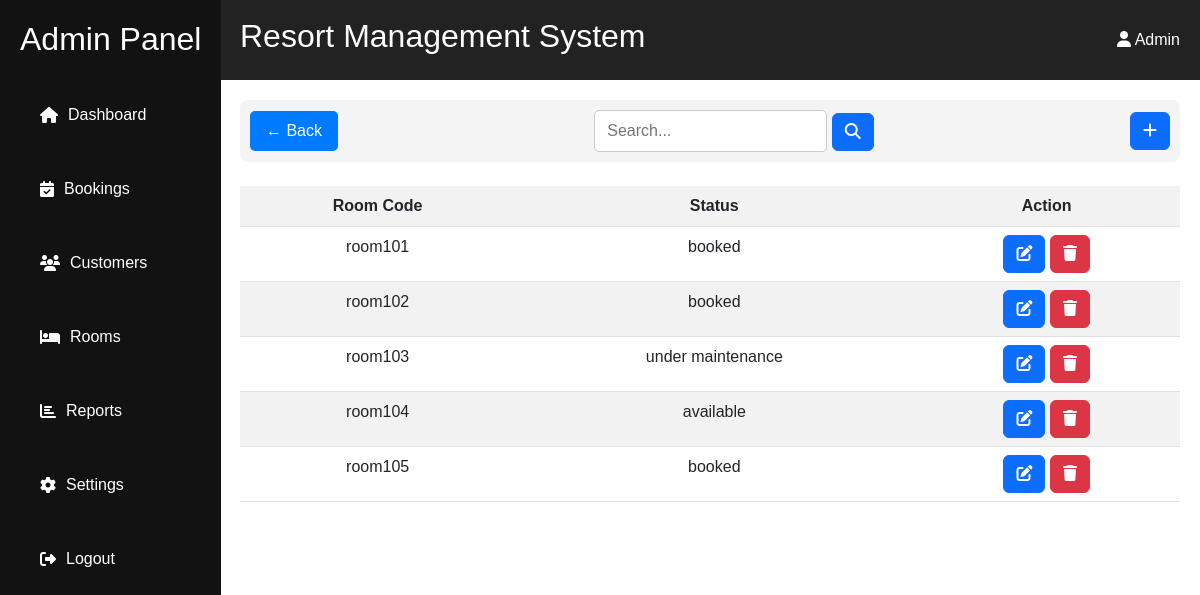
The page /admin/rooms/index.php on the database as committed earlier.
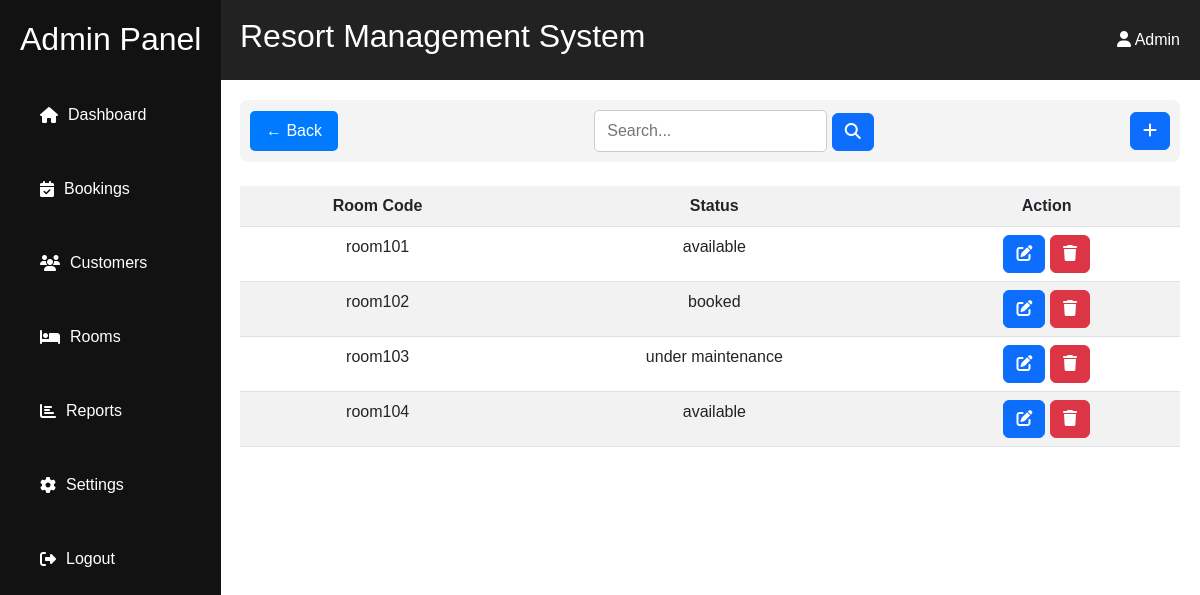
The same page on the database as committed later.
### tables this page shows
CREATE TABLE IF NOT EXISTS `room` (
  `room_id` int(11) NOT NULL AUTO_INCREMENT,
  `room_code` varchar(50) NOT NULL,
  `room_type` enum('standard','premium','deluxe') NOT NULL,
  `room_status` enum('available','booked','under maintenance') NOT NULL,
  `price` decimal(10,0) NOT NULL,
  `created_at` timestamp NOT NULL DEFAULT current_timestamp(),
  `updated_at` timestamp NOT NULL DEFAULT current_timestamp(),
  PRIMARY KEY (`room_id`),
  UNIQUE KEY `room_ code` (`room_code`)
);

### admin/rooms/index.php (the view, shortened to what this page needs)
<?php
include('../../resources/database/config.php');
?>
<div class="content" style="color:black;">
    <?php
    include ('filter.php'); ?>
    <br>
    <table class="table table-striped" style="text-align: center;">
        <tr>
        <th>Room Code</th>
        <th>Status</th>
        <th>Action</th>
        </tr>
        <?php
       while($row=mysqli_fetch_assoc($result)){
        print "<tr>
        <td>{$row['room_code']}</td>
        <td>{$row['room_status']}</td>
        <td><a href='edit.php?id={$row['room_id']}' class='btn btn-primary'><i class='fas fa-edit'></i></a>
        <a href='delete.php?id={$row['room_id']}&index_click=true' class='btn btn-danger'><i class='fas fa-trash'></i></a></td>
        </tr>";
       }
        ?>
    </table>
</div>

Rows that differ between the two databases and show on the page:
removed room: room_code "room105", room_status "booked"
changed room "room101": room_status "booked" → "available"
